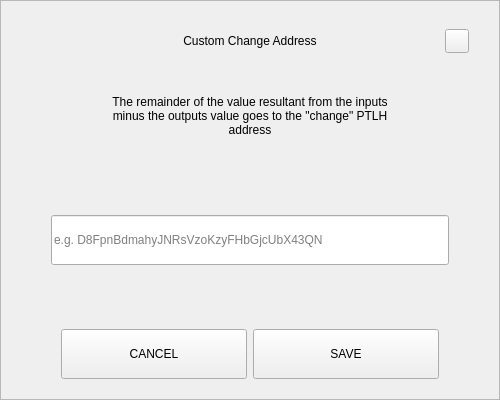
<?xml version="1.0" encoding="UTF-8"?>
<ui version="4.0">
 <class>SendChangeAddressDialog</class>
 <widget class="QDialog" name="SendChangeAddressDialog">
  <property name="geometry">
   <rect>
    <x>0</x>
    <y>0</y>
    <width>500</width>
    <height>400</height>
   </rect>
  </property>
  <property name="windowTitle">
   <string>Dialog</string>
  </property>
  <layout class="QVBoxLayout" name="verticalLayout">
   <property name="spacing">
    <number>0</number>
   </property>
   <property name="leftMargin">
    <number>0</number>
   </property>
   <property name="topMargin">
    <number>0</number>
   </property>
   <property name="rightMargin">
    <number>0</number>
   </property>
   <property name="bottomMargin">
    <number>0</number>
   </property>
   <item>
    <widget class="QFrame" name="frame">
     <property name="styleSheet">
      <string notr="true"/>
     </property>
     <property name="frameShape">
      <enum>QFrame::StyledPanel</enum>
     </property>
     <property name="frameShadow">
      <enum>QFrame::Raised</enum>
     </property>
     <layout class="QVBoxLayout" name="verticalLayout_2" stretch="0,0,0,0,0,0,0">
      <property name="spacing">
       <number>0</number>
      </property>
      <property name="leftMargin">
       <number>30</number>
      </property>
      <property name="topMargin">
       <number>20</number>
      </property>
      <property name="rightMargin">
       <number>30</number>
      </property>
      <property name="bottomMargin">
       <number>20</number>
      </property>
      <item>
       <layout class="QHBoxLayout" name="horizontalLayout_3">
        <property name="spacing">
         <number>0</number>
        </property>
        <item>
         <spacer name="horizontalSpacer_2">
          <property name="orientation">
           <enum>Qt::Horizontal</enum>
          </property>
          <property name="sizeHint" stdset="0">
           <size>
            <width>40</width>
            <height>20</height>
           </size>
          </property>
         </spacer>
        </item>
        <item>
         <widget class="QLabel" name="labelTitle">
          <property name="minimumSize">
           <size>
            <width>0</width>
            <height>40</height>
           </size>
          </property>
          <property name="maximumSize">
           <size>
            <width>16777215</width>
            <height>40</height>
           </size>
          </property>
          <property name="styleSheet">
           <string notr="true">padding-left:24px;</string>
          </property>
          <property name="text">
           <string>Custom Change Address</string>
          </property>
          <property name="alignment">
           <set>Qt::AlignCenter</set>
          </property>
          <property name="margin">
           <number>7</number>
          </property>
         </widget>
        </item>
        <item>
         <spacer name="horizontalSpacer">
          <property name="orientation">
           <enum>Qt::Horizontal</enum>
          </property>
          <property name="sizeHint" stdset="0">
           <size>
            <width>40</width>
            <height>20</height>
           </size>
          </property>
         </spacer>
        </item>
        <item>
         <widget class="QPushButton" name="btnEsc">
          <property name="minimumSize">
           <size>
            <width>24</width>
            <height>24</height>
           </size>
          </property>
          <property name="maximumSize">
           <size>
            <width>24</width>
            <height>24</height>
           </size>
          </property>
          <property name="focusPolicy">
           <enum>Qt::NoFocus</enum>
          </property>
          <property name="text">
           <string/>
          </property>
         </widget>
        </item>
       </layout>
      </item>
      <item>
       <spacer name="verticalSpacer_2">
        <property name="orientation">
         <enum>Qt::Vertical</enum>
        </property>
        <property name="sizeType">
         <enum>QSizePolicy::Fixed</enum>
        </property>
        <property name="sizeHint" stdset="0">
         <size>
          <width>20</width>
          <height>20</height>
         </size>
        </property>
       </spacer>
      </item>
      <item alignment="Qt::AlignHCenter">
       <widget class="QLabel" name="labelMessage">
        <property name="minimumSize">
         <size>
          <width>0</width>
          <height>70</height>
         </size>
        </property>
        <property name="text">
         <string>The remainder of the value resultant from the inputs minus the outputs value goes to the &quot;change&quot; PTLH address</string>
        </property>
        <property name="alignment">
         <set>Qt::AlignCenter</set>
        </property>
        <property name="wordWrap">
         <bool>true</bool>
        </property>
       </widget>
      </item>
      <item>
       <spacer name="verticalSpacer_3">
        <property name="orientation">
         <enum>Qt::Vertical</enum>
        </property>
        <property name="sizeHint" stdset="0">
         <size>
          <width>20</width>
          <height>40</height>
         </size>
        </property>
       </spacer>
      </item>
      <item>
       <layout class="QHBoxLayout" name="horizontalLayout_2">
        <property name="spacing">
         <number>0</number>
        </property>
        <property name="leftMargin">
         <number>20</number>
        </property>
        <property name="rightMargin">
         <number>20</number>
        </property>
        <item>
         <widget class="QLineEdit" name="lineEditAddress">
          <property name="minimumSize">
           <size>
            <width>0</width>
            <height>50</height>
           </size>
          </property>
          <property name="placeholderText">
           <string notr="true">e.g. D8FpnBdmahyJNRsVzoKzyFHbGjcUbX43QN</string>
          </property>
         </widget>
        </item>
       </layout>
      </item>
      <item>
       <spacer name="verticalSpacer">
        <property name="orientation">
         <enum>Qt::Vertical</enum>
        </property>
        <property name="sizeHint" stdset="0">
         <size>
          <width>20</width>
          <height>40</height>
         </size>
        </property>
       </spacer>
      </item>
      <item>
       <layout class="QHBoxLayout" name="horizontalLayout" stretch="2,2">
        <property name="spacing">
         <number>6</number>
        </property>
        <property name="leftMargin">
         <number>30</number>
        </property>
        <property name="rightMargin">
         <number>30</number>
        </property>
        <item>
         <widget class="QPushButton" name="btnCancel">
          <property name="minimumSize">
           <size>
            <width>180</width>
            <height>50</height>
           </size>
          </property>
          <property name="focusPolicy">
           <enum>Qt::NoFocus</enum>
          </property>
          <property name="text">
           <string>CANCEL</string>
          </property>
         </widget>
        </item>
        <item>
         <widget class="QPushButton" name="btnSave">
          <property name="minimumSize">
           <size>
            <width>180</width>
            <height>50</height>
           </size>
          </property>
          <property name="focusPolicy">
           <enum>Qt::NoFocus</enum>
          </property>
          <property name="text">
           <string>SAVE</string>
          </property>
         </widget>
        </item>
       </layout>
      </item>
     </layout>
    </widget>
   </item>
  </layout>
 </widget>
 <resources/>
 <connections/>
</ui>
